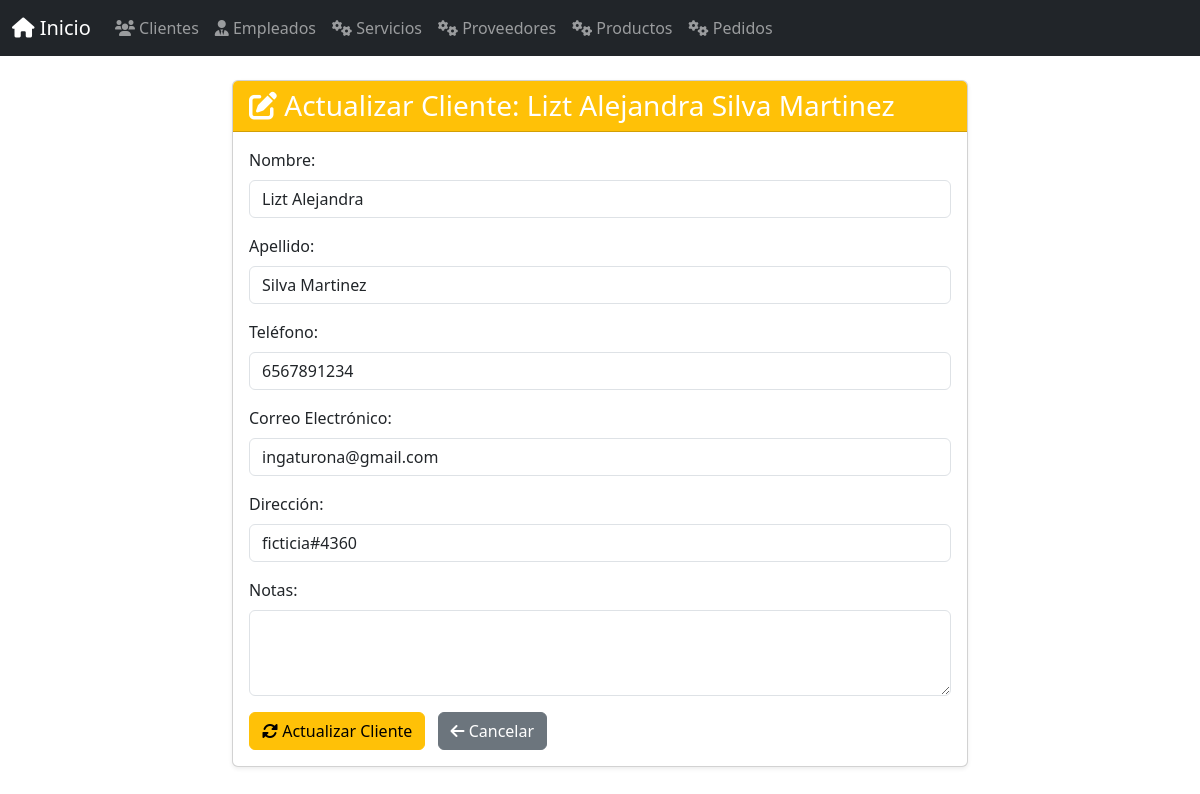
The page /clientes/actualizar/1/ on the database its author committed.
### app_lavanderia/models.py (models this page shows, shortened)
class Cliente(models.Model):
    nombre = models.CharField(max_length=100)
    apellido = models.CharField(max_length=100)
    telefono = models.CharField(max_length=15)
    correo = models.EmailField()
    direccion = models.CharField(max_length=200)
    fecha_registro = models.DateField(auto_now_add=True)
    notas = models.TextField(blank=True, null=True)

### app_lavanderia/views.py (the view, shortened to what this page needs)
# urls.py: path('clientes/actualizar/<int:id>/', views.actualizar_cliente, name='actualizar_cliente'),
def actualizar_cliente(request, id):
    cliente = get_object_or_404(Cliente, id=id) # Obtiene el cliente o devuelve 404
    return render(request, 'cliente/actualizar_cliente.html', {'cliente': cliente})

### app_lavanderia/templates/cliente/actualizar_cliente.html (shortened to what this page needs)
{% extends 'base.html' %}
{% block content %}
<div class="row justify-content-center">
    <div class="col-md-8">
        <div class="card shadow-sm">
            <div class="card-header bg-warning text-white">
                <h3 class="mb-0"><i class="fas fa-edit"></i> Actualizar Cliente: {{ cliente.nombre }} {{ cliente.apellido }}</h3>
            </div>
            <div class="card-body">
                <form method="post">
                    <div class="mb-3">
                        <label for="nombre" class="form-label">Nombre:</label>
                        <input type="text" class="form-control" id="nombre" name="nombre" value="{{ cliente.nombre }}" required>
                    </div>
                    <div class="mb-3">
                        <label for="apellido" class="form-label">Apellido:</label>
                        <input type="text" class="form-control" id="apellido" name="apellido" value="{{ cliente.apellido }}" required>
                    </div>
                    <div class="mb-3">
                        <label for="telefono" class="form-label">Teléfono:</label>
                        <input type="text" class="form-control" id="telefono" name="telefono" value="{{ cliente.telefono }}" required>
                    </div>
                    <div class="mb-3">
                        <label for="correo" class="form-label">Correo Electrónico:</label>
                        <input type="email" class="form-control" id="correo" name="correo" value="{{ cliente.correo }}" required>
                    </div>
                    <div class="mb-3">
                        <label for="direccion" class="form-label">Dirección:</label>
                        <input type="text" class="form-control" id="direccion" name="direccion" value="{{ cliente.direccion }}" required>
                    </div>
                    <div class="mb-3">
                        <label for="notas" class="form-label">Notas:</label>
                        <textarea class="form-control" id="notas" name="notas" rows="3">{{ cliente.notas }}</textarea>
                    </div>
                    <button type="submit" class="btn btn-warning"><i class="fas fa-sync-alt"></i> Actualizar Cliente</button>
                    <a href="{% url 'ver_clientes' %}" class="btn btn-secondary ms-2"><i class="fas fa-arrow-left"></i> Cancelar</a>
                </form>
            </div>
        </div>
    </div>
</div>
{% endblock %}

### rows shown on the page
Cliente: nombre "Lizt Alejandra", apellido "Silva Martinez", telefono "6567891234", correo "ingaturona@gmail.com", direccion "ficticia#4360"
